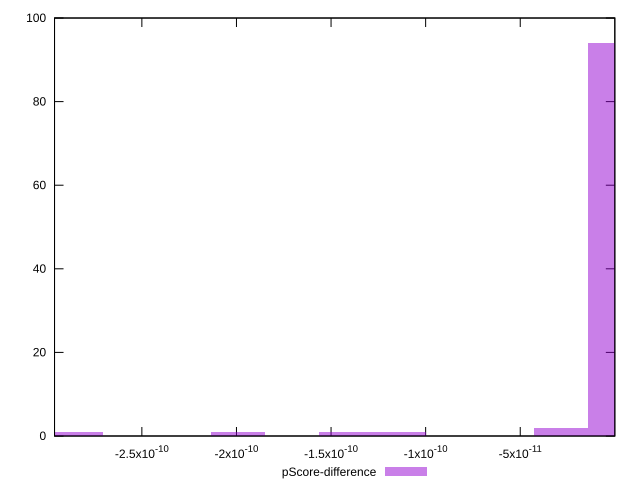

This chart was generated by the following gnuplot code:
reset

$pScoreDifference <<EOF
0 94
-2.847141277202513e-11 2
-1.1388565108810052e-10 1
-1.4235706386012564e-10 1
-2.847141277202513e-10 1
-1.992998894041759e-10 1
EOF

set key outside below
set boxwidth 2.847141277202513e-11
set xrange [-2.9616220587058706e-10:-5.218048215738236e-15]
set yrange [0:100]
set trange [0:100]
set style fill transparent solid 0.5 noborder
set terminal svg size 640, 490 enhanced background rgb 'white'
set output "report_00018_2021-02-10T15-25-16.877Z/total-blocking-time/samples/pages+cached+noadtech/pScore-difference/histogram.svg"

plot $pScoreDifference title "pScore-difference" with boxes

reset
